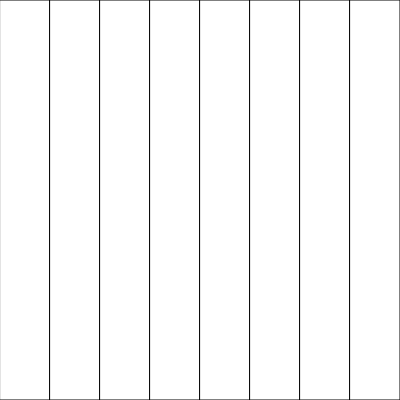
Frame 1 (no input)
Frame 60 (no input): identical to frame 1, image omitted
Frame 120 (the mouse pressed at the canvas centre since frame 60): identical to frame 1, image omitted

The p5.js sketch that drew this single still picture (run headless with seeded random() and noise() and a simulated clock; from frame 60 on, the mouse is pressed at the canvas centre):

// p5.js sketch
// ── sketch.js
function setup(){
    createCanvas(400, 400);
}

function draw(){
    for(let x = 0; x < width; x += 50){
        rect(x, 0, 50, height)
    }
}

function rectSelected(){
}
